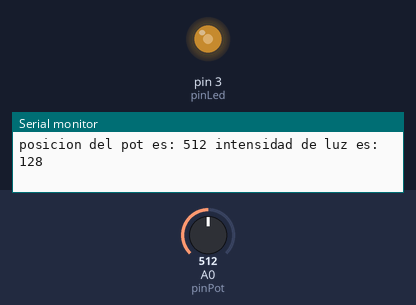
This sketch was run on a simulated Arduino Uno, built with avr-gcc and run on an emulated ATmega328P. Parts: output pins drawn as LEDs (lit = HIGH), the last lines printed to the serial monitor. The test bench sets the inputs (shaded band); at power-on: A0 (pinPot) = 512.

Above: at 1.2 s.
1.3 s: A0 (pinPot) set to 716
At 2.6 s:
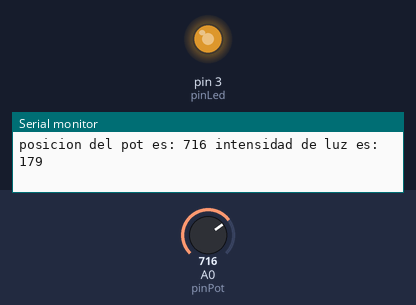
2.9 s: A0 (pinPot) set to 900
At 4.1 s:
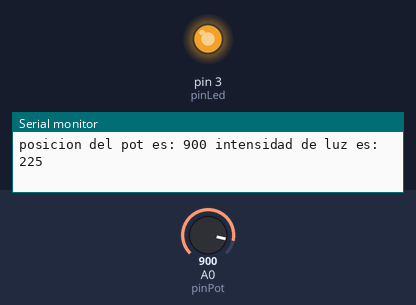
4.5 s: A0 (pinPot) set to 122
At 5.5 s:
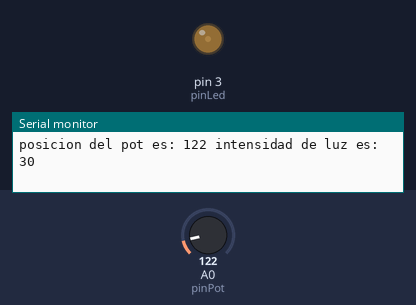
6.1 s: A0 (pinPot) set to 0
At 7.0 s:
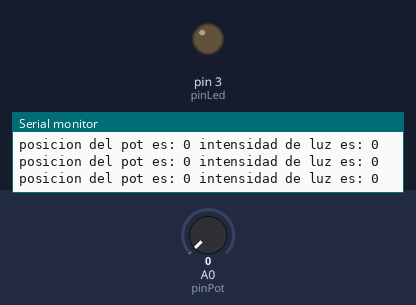
Timing chart, 0 to 8.7 s (numbered marks = the images above; inputs shaded):
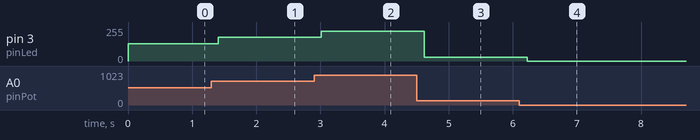

The sketch:

serialprint.ino
```cpp
int pinPot = A0; //donde está conectado
int posicionPot = 0; //guardar la info del pot
int pinLed = 3;
int intensidadLed = 0;
void setup()
{
  //acá no tengo que hacer pinMode(A0, INPUT) analog in siempre in
  //para usar el monitor Serial, debo inicializarlo
  // 9600 es el baud rate
  Serial.begin(9600);

  //el led es una salida
  pinMode(3, OUTPUT);
}

void loop()
{
  	// guarda posición del potenciómetro en una variable llamada posicionPot
	posicionPot = analogRead(pinPot);

  	//Ajustamos el rango 0-1023 a 0 - 255
  	intensidadLed = posicionPot / 4;
  	analogWrite(pinLed, intensidadLed);

  	Serial.print("posicion del pot es: ");
  	Serial.print(posicionPot);
  	Serial.print(" intensidad de luz es: ");
  	Serial.print(intensidadLed);
  	Serial.print("\n");
  	delay(200);
}
```

Measured:
- after the input at 1.3 s, pin 3 (pinLed): 128/255 → 179/255 after 0.11 s
- after the input at 2.9 s, pin 3 (pinLed): 179/255 → 225/255 after 0.11 s
- after the input at 4.5 s, pin 3 (pinLed): 225/255 → 30/255 after 0.12 s
- after the input at 6.1 s, pin 3 (pinLed): 30/255 → 0/255 after 0.12 s
